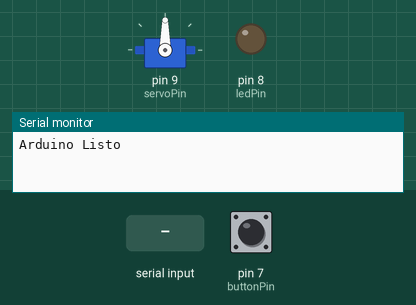
This sketch was run on a simulated Arduino Uno, built with avr-gcc and run on an emulated ATmega328P. Shown: servo, output pins drawn as LEDs (lit = HIGH), the last lines printed to the serial monitor. The test bench sets the inputs (shaded band); at power-on: pin 7 (buttonPin) HIGH.

Above: at 1.2 s.
1.3 s: "FIRE\n" received over Serial
At 1.7 s:
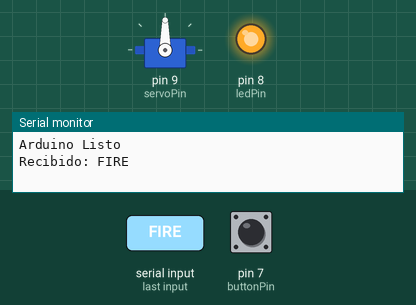
3.3 s: "START_SERVO\n" received over Serial
At 6.0 s:
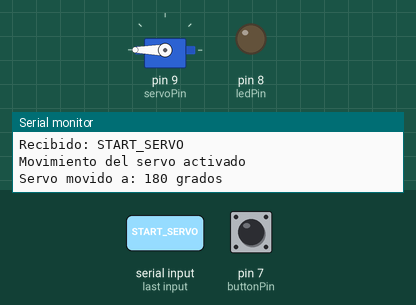
6.3 s: "FIRE\n" received over Serial
At 11.6 s:
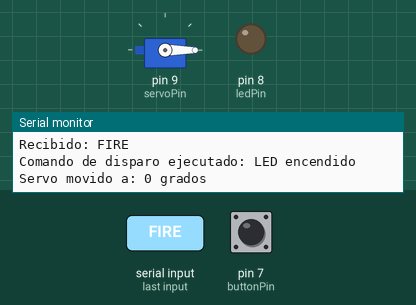
Timing chart, 0 to 12.9 s (numbered marks = the images above; inputs shaded):
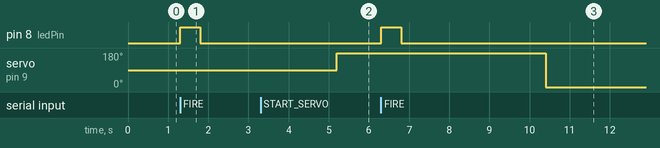

Measured:
- after the input at 1.3 s, pin 8 (ledPin): LOW → HIGH at once, → LOW 0.50 s later
- after the input at 3.3 s, servo on pin 9 (servoPin): 90° → 180° after 1.9 s
- after the input at 6.3 s, pin 8 (ledPin): LOW → HIGH at once, → LOW 0.50 s later

The sketch:

sketch_nov24b.ino
```cpp
#include <Servo.h>

Servo servo;                // Objeto para controlar el servomotor
const int servoPin = 9;     // Pin donde está conectado el servomotor
const int ledPin = 8;       // Pin donde está conectado el LED
const int buttonPin = 7;    // Pin donde está conectado el botón

unsigned long previousMillis = 0; // Almacenar el tiempo anterior para el servo
const unsigned long interval = 5200; // Intervalo de 7 segundos para el servo

int currentAngle = 0;  // Ángulo actual del servo
int step = 180;        // Ángulo hacia donde cambiará el servo (0 a 180 grados)

bool servoActive = false; // Variable para controlar si el servo está activo
bool buttonState = HIGH;  // Estado inicial del botón
bool lastButtonState = HIGH; // Estado previo del botón (para evitar repetición)

void setup() {
    pinMode(ledPin, OUTPUT);    // Configurar el LED como salida
    pinMode(buttonPin, INPUT_PULLUP); // Configurar el botón como entrada con resistencia interna
    servo.attach(servoPin);     // Conectar el servo al pin 9
    Serial.begin(9600);         // Iniciar la comunicación serial
    Serial.println("Arduino Listo");
}

void loop() {
    // Movimiento automático del servo si está activo
    if (servoActive) {
        unsigned long currentMillis = millis();
        if (currentMillis - previousMillis >= interval) {
            previousMillis = currentMillis; // Actualizar el tiempo previo

            // Cambiar la dirección del servo
            currentAngle = (currentAngle == 0) ? 180 : 0; // Alternar entre 0° y 180°
            servo.write(currentAngle);                   // Mover el servo al nuevo ángulo
            Serial.println("Servo movido a: " + String(currentAngle) + " grados");
        }
    }

    // Leer el estado del botón
    buttonState = digitalRead(buttonPin);
    if (buttonState == LOW && lastButtonState == HIGH) {
        // Botón presionado
        Serial.println("BUTTON_PRESSED"); // Enviar el comando "FIRE" a Unity
        delay(300); // Antirrebote
    }
    lastButtonState = buttonState;

    // Escuchar comandos desde Unity
    if (Serial.available() > 0) {
        String command = Serial.readStringUntil('\n'); // Leer el comando hasta un salto de línea
        command.trim(); // Eliminar espacios en blanco adicionales
        Serial.println("Recibido: " + command); // Confirmar el comando recibido

        if (command == "FIRE") {
            digitalWrite(ledPin, HIGH); // Enciende el LED
            delay(500);                // Mantén el LED encendido por 500 ms
            digitalWrite(ledPin, LOW); // Apaga el LED
            Serial.println("Comando de disparo ejecutado: LED encendido");
        } else if (command == "START_SERVO") {
            servoActive = true; // Activar el movimiento del servo
            Serial.println("Movimiento del servo activado");
        } else if (command == "STOP_SERVO") {
            servoActive = false; // Desactivar el movimiento del servo
            Serial.println("Movimiento del servo desactivado");
        } else if (command.startsWith("MOVE:")) {
            int angle = command.substring(5).toInt(); // Extraer ángulo del comando
            servo.write(angle);                      // Mover el servo al ángulo especificado
            Serial.println("Servo movido a: " + String(angle) + " grados");
        } else {
            Serial.println("Comando desconocido: " + command);
        }
    }
}
```
